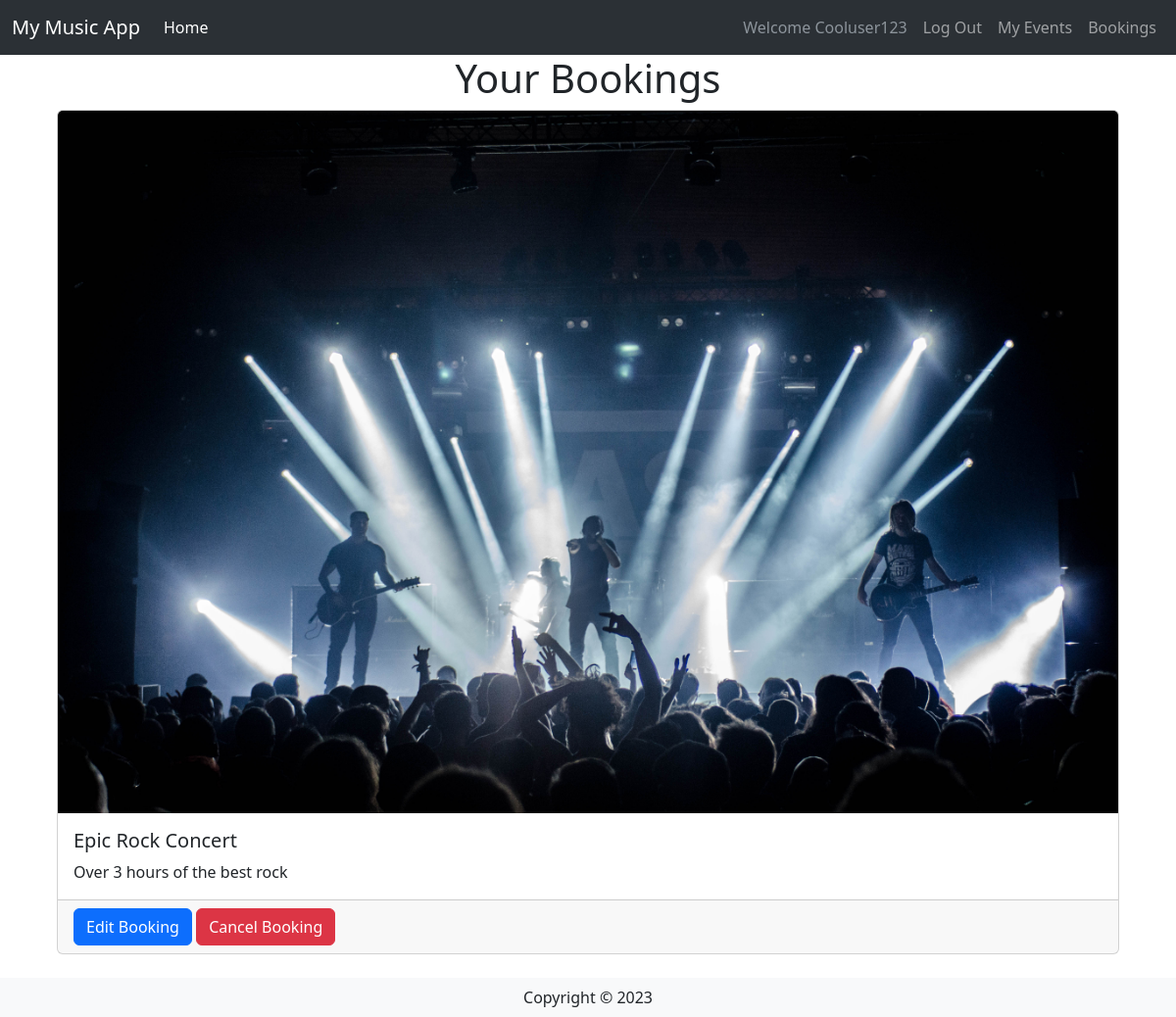
The page /userbookings (signed in) on the database its author committed.
### website/models.py (models this page shows, shortened)
class User(db.Model,UserMixin):
    __tablename__ = 'User' # good practice to specify table name
    id = db.Column(db.Integer, primary_key=True)
    UserName = db.Column(db.String(100), index=True, unique=True, nullable=False)
    UserEmail = db.Column(db.String(100), index=True, nullable=False)
    UserPass_hash = db.Column(db.String(255), nullable=False)
    Phone_Num = db.Column(db.NUMERIC(20), nullable=False)
    Comments = db.relationship('Comment', backref='user')

class Concert(db.Model):
    __tablename__ = 'Event'
    id = db.Column(db.Integer, primary_key=True)
    EventName = db.Column(db.String(80))
    EventDesc = db.Column(db.String(200))
    EventImage = db.Column(db.String(400))
    EventDateTime = db.Column(db.String(100))
    EventLocation = db.Column(db.String(100))
    EventInfo = db.Column(db.String(200))
    EventPrice = db.Column(db.DECIMAL(9, 2))
    EventStatus = db.Column(db.String(20))
    EventTicketCount = db.Column(db.Integer)
    UserId = db.Column(db.Integer, db.ForeignKey('User.id'))
    userCreator = db.relationship('User', backref='events_created')
    Comments = db.relationship('Comment', backref='concert')

### website/userbooking.py (the view)
@usebookbp.route('/userbookings', methods=['GET', 'POST'])
@login_required
def userbookings():
    id= current_user.id
    userquery = db.select(Booking.EventID).where(Booking.UserID==id)
    userresult = db.session.execute(userquery).scalars()
    userbookings = userresult.all()
    concerts = db.session.scalars(db.select(Concert).where(Concert.id.in_(userbookings)))
    return render_template('user/bookings.html',concerts = concerts)

### website/templates/user/bookings.html (shortened to what this page needs)
{% extends 'base.html' %}
{% block content %}
<div class="container">
  <h1 class="text-center">Your Bookings</h1>
  <div class="card-group">
    {% for concert in concerts %}
    <div class="card mx-3 mb-4">
      <img
        class="card-img-top"
        src="{{ concert.EventImage }}"
        alt="{{ concert.EventName }} Image"
      />
      <div class="card-body">
        <h5 class="card-title">{{ concert.EventName }}</h5>
        <p class="card-text">{{ concert.EventDesc }}</p>
      </div>
      <div class="card-footer">
        <a
          href="{{ url_for('bookings.edit', id=concert.id) }}"
          class="btn btn-primary"
        >
          Edit Booking
        </a>
        <a
          href="{{ url_for('bookings.delete', id=concert.id) }}"
          class="btn btn-danger"
        >
          Cancel Booking
        </a>
      </div>
    </div>
    {% endfor %}
  </div>
</div>
{% endblock %}

### website/templates/base.html (shortened to what this page needs)
<html>
  <head>
    <link
      href="https://cdn.jsdelivr.net/npm/bootstrap@5.3.0-alpha3/dist/css/bootstrap.min.css"
      rel="stylesheet"
    />
  </head>
  <body>
    <headerclass="bg-light border-bottom">
      <nav
        data-bs-theme="dark"
        class="navbar bg-primary navbar-expand-lg bg-body-tertiary"
      >
        <div class="container-fluid">
          <a class="navbar-brand" href="/">My Music App</a>
          <div class="collapse navbar-collapse" id="navbarSupportedContent">
            <ul class="navbar-nav me-auto mb-2 mb-lg-0">
              <li class="nav-item">
                <a class="nav-link active" aria-current="page" href="/">Home</a>
              </li>
            </ul>
            <div class="navbar-nav ml-auto">
              {% if current_user.is_authenticated %}
              <a class="nav-item nav-link disabled text-muted" href="#"
                >Welcome {{current_user.UserName}}</a
              >
              <a class="nav-item nav-link" href="{{ url_for('auth.logout') }}"
                >Log Out</a
              >
              {% endif %}
              <a class="nav-item nav-link" href="{{ url_for('events.events') }}">My Events</a>
              <a class="nav-item nav-link" href="{{ url_for('userbooking.userbookings') }}">Bookings</a>
            </div>
          </div>
        </div>
      </nav>
    {% block content %} {% endblock %}
    <footer class="footer">
      <div class="text-center py-2 bg-light">
        <span class="text-dark">Copyright &copy; {{year}}</span>
      </div>
    </footer>
  </body>
</html>

### rows shown on the page
User: UserName "Cooluser123"
Concert: EventImage (picture), EventName "Epic Rock Concert", EventDesc "Over 3 hours of the best rock"
